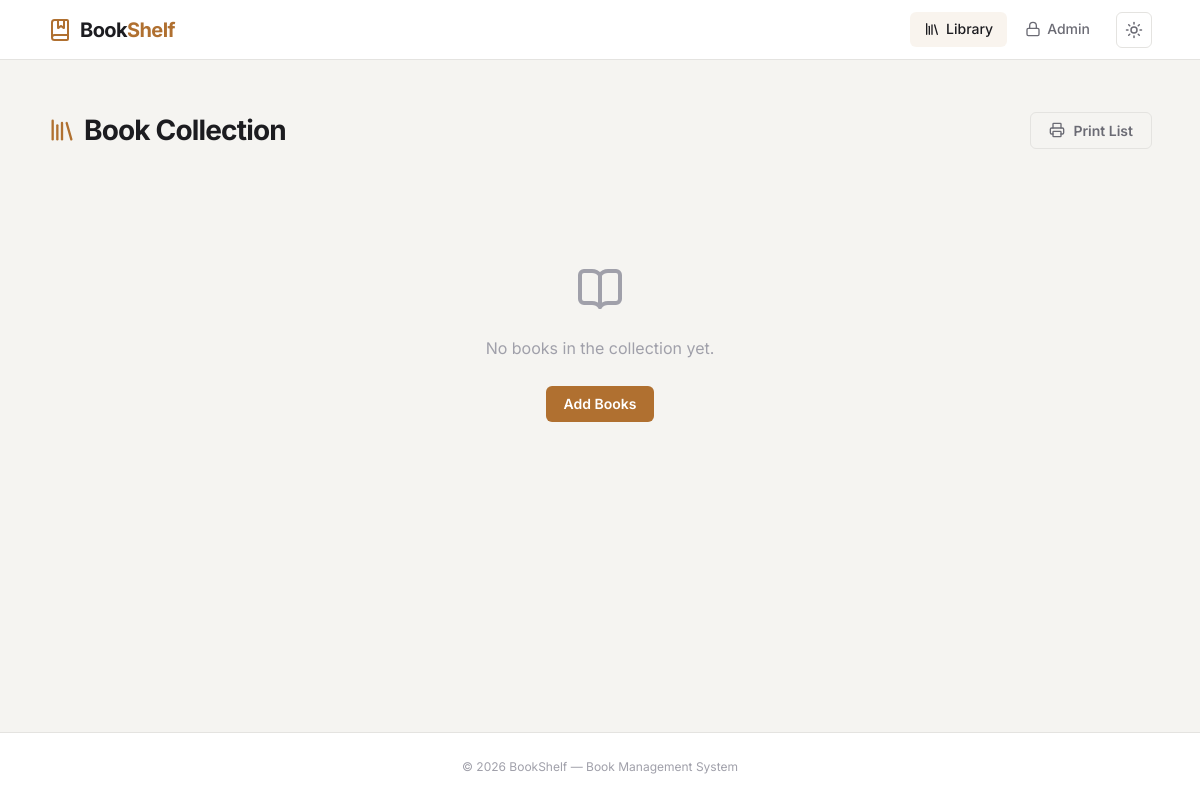
The app's page /, older data.
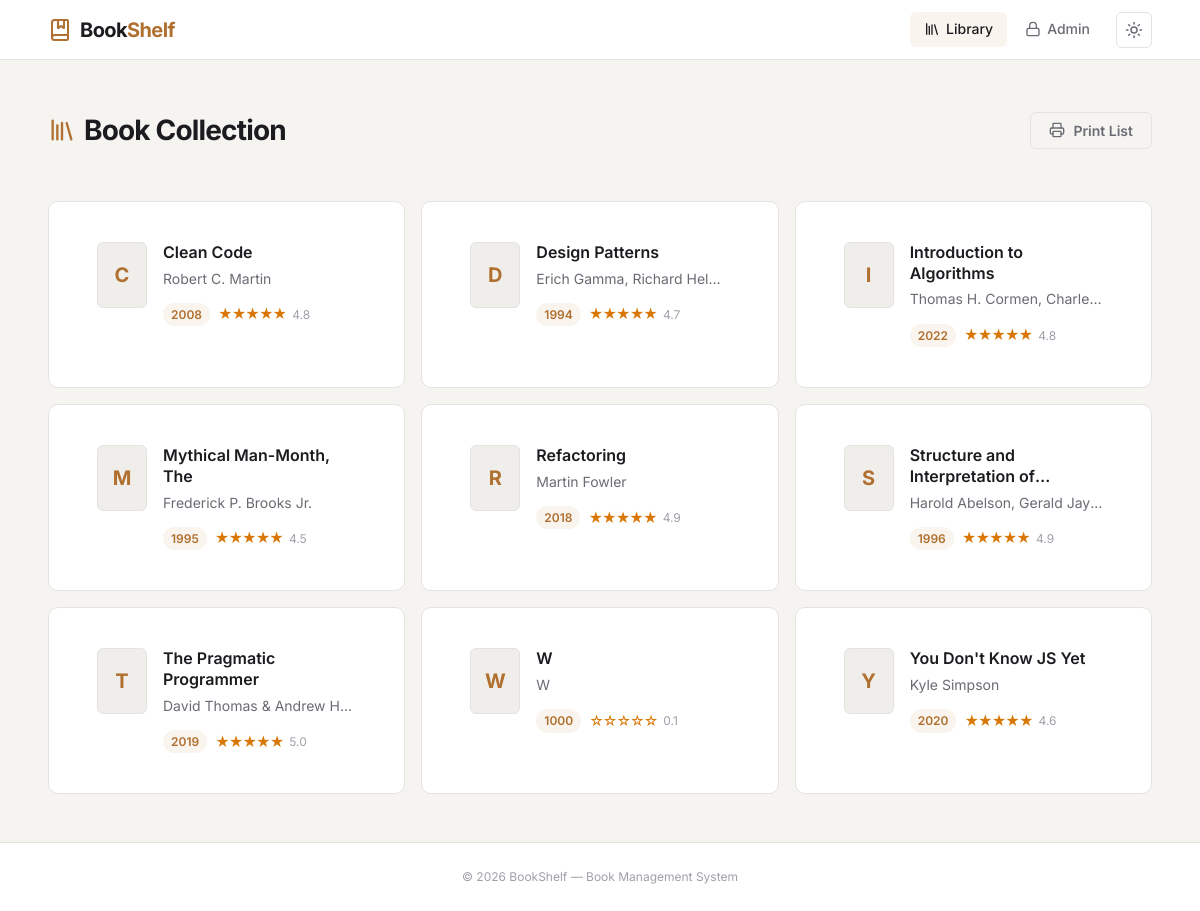
The same page, newer data.
### tables this page shows
CREATE TABLE books (
            id           INTEGER PRIMARY KEY AUTOINCREMENT,
            title        TEXT    NOT NULL,
            author       TEXT    NOT NULL,
            release_year INTEGER NOT NULL,
            annotation   TEXT    DEFAULT '',
            rating       REAL    DEFAULT 0 CHECK(rating >= 0 AND rating <= 5),
            created_at   TEXT    DEFAULT (datetime('now'))
        );

### includes/auth.php (called while the page is built, shortened)
<?php
function isLoggedIn(): bool
{
    if (empty($_SESSION['user_id'])) {
        return false;
    }
    return true;
}

### index.php (the view, shortened to what this page needs)
<?php
$pdo = getDB();
$books = $pdo->query("SELECT id, title, author, release_year, rating FROM books ORDER BY title ASC")->fetchAll();
?>
<!DOCTYPE html>
<html lang="en">
<head>
    <link rel="stylesheet" href="assets/css/style.css">
</head>
<body>
<div class="page-wrapper">
    <header class="site-header">
        <a href="index.php" class="logo">
            <i data-lucide="book-marked"></i>
            <span class="logo-text">Book<span>Shelf</span></span>
        </a>
        <nav class="header-nav">
            <a href="index.php" class="nav-link active">
                <i data-lucide="library"></i> Library
            </a>
            <?php if (isLoggedIn()): ?>
                <a href="admin.php" class="nav-link">
                    <i data-lucide="settings"></i> Admin
                </a>
            <?php else: ?>
                <a href="login.php" class="nav-link">
                    <i data-lucide="lock"></i> Admin
                </a>
            <?php endif; ?>
            <button id="theme-toggle" class="theme-toggle" title="Toggle theme">
                <i data-lucide="sun" class="icon-sun"></i>
            </button>
        </nav>
    </header>
    <main class="main-content">
        <div class="page-title-row">
            <h1>
                <i data-lucide="library"></i>
                Book Collection
            </h1>
            <div class="actions no-print">
                <button id="btn-print" class="btn btn-outline" title="Print book list">
                    <i data-lucide="printer"></i>
                    Print List
                </button>
            </div>
        </div>
        <?php if (empty($books)): ?>
            <div class="empty-state">
                <i data-lucide="book-open"></i>
                <p>No books in the collection yet.</p>
                <a href="login.php" class="btn btn-primary">Add Books</a>
            </div>
        <?php else: ?>
            <div class="book-grid">
                <?php foreach ($books as $book): ?>
                    <div class="book-card card">
                        <a href="detail.php?id=<?= (int)$book['id'] ?>" class="book-card__link">
                            <div class="book-card__cover">
                                <span class="book-card__initial"><?= htmlspecialchars(mb_substr($book['title'], 0, 1)) ?></span>
                            </div>
                            <div class="book-card__body">
                                <h3 class="book-card__title"><?= htmlspecialchars($book['title']) ?></h3>
                                <p class="book-card__author"><?= htmlspecialchars($book['author']) ?></p>
                                <div class="book-card__meta">
                                    <span class="badge"><?= (int)$book['release_year'] ?></span>
                                    <?php if ($book['rating'] > 0): ?>
                                        <span class="book-card__rating">
                                            <?= str_repeat('★', (int)round($book['rating'])) . str_repeat('☆', 5 - (int)round($book['rating'])) ?>
                                            <small><?= number_format($book['rating'], 1) ?></small>
                                        </span>
                                    <?php endif; ?>
                                </div>
                            </div>
                        </a>
                    </div>
                <?php endforeach; ?>
            </div>
        <?php endif; ?>
    </main>
    <footer class="site-footer">
        &copy; <?= date('Y') ?> BookShelf &mdash; Book Management System
    </footer>
</div>
</body>
</html>

Row changes from the older to the newer data that the page shows:
added books: title "C", title "Clean Code", author "Robert C. Martin", release_year "2008", rating "★★★★★", rating "4.8"
added books: title "D", title "Design Patterns", author "Erich Gamma, Richard Hel…", release_year "1994", rating "★★★★★", rating "4.7"
added books: title "I", title "Introduction to Algorithms", author "Thomas H. Cormen, Charle…", release_year "2022", rating "★★★★★", rating "4.8"
added books: title "M", title "Mythical Man-Month, The", author "Frederick P. Brooks Jr.", release_year "1995", rating "★★★★★", rating "4.5"
added books: title "R", title "Refactoring", author "Martin Fowler", release_year "2018", rating "★★★★★", rating "4.9"
added books: title "S", title "Structure and Interpretation…", author "Harold Abelson, Gerald Jay…", release_year "1996", rating "★★★★★", rating "4.9"
added books: title "T", title "The Pragmatic Programmer", author "David Thomas & Andrew H…", release_year "2019", rating "★★★★★", rating "5.0"
added books: title "W", author "W", release_year "1000", rating "☆☆☆☆☆", rating "0.1"
added books: title "Y", title "You Don't Know JS Yet", author "Kyle Simpson", release_year "2020", rating "★★★★★", rating "4.6"
Text that changed along with them:
text no longer shown: "No books in the collection yet. Add Books"
